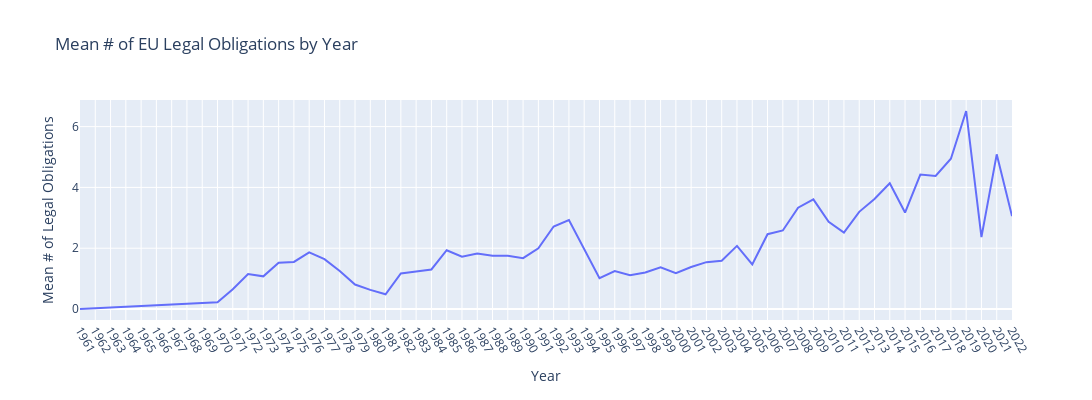

The notebook cell this image was saved under:
### Markdown cell above
plot and save graph which measures mean strictness over the years (regardless of other criteria):

### Code cell
plot_line_graph(avg_reg_count_by_year_noform, xcol="year", ycol="avg_reg_count", w=1200, h=400, labels={
                     "year": "Year",
                     "avg_reg_count": "Mean # of Legal Obligations"
                 }, title="Mean # of EU Legal Obligations by Year", filepath="generated-files/legal_obligations_by_year.png")

### Figure 1 — Plotly figure (JSON) as saved in the notebook; plotly's stock layout.template omitted (floating-point values rounded to 4 significant figures)
{"data": [{"hovertemplate": "Year=%{x}<br>Mean # of Legal Obligations=%{y}<extra></extra>", "legendgroup": "", "line": {"color": "#636efa", "dash": "solid"}, "marker": {"symbol": "circle"}, "mode": "lines", "name": "", "orientation": "v", "showlegend": false, "type": "scatter", "x": [1961, 1970, 1971, 1972, 1973, 1974, 1975, 1976, 1977, 1978, 1979, 1980, 1981, 1982, 1983, 1984, 1985, 1986, 1987, 1988, 1989, 1990, 1991, 1992, 1993, 1994, 1995, 1996, 1997, 1998, 1999, 2000, 2001, 2002, 2003, 2004, 2005, 2006, 2007, 2008, 2009, 2010, 2011, 2012, 2013, 2014, 2015, 2016, 2017, 2018, 2019, 2020, 2021, 2022], "xaxis": "x", "y": [0, 0.2245, 0.6494, 1.152, 1.074, 1.519, 1.548, 1.865, 1.639, 1.248, 0.8061, 0.6287, 0.4853, 1.17, 1.236, 1.301, 1.934, 1.718, 1.825, 1.753, 1.753, 1.671, 1.999, 2.713, 2.924, 1.953, 1.016, 1.245, 1.11, 1.2, 1.375, 1.176, 1.381, 1.541, 1.589, 2.077, 1.467, 2.461, 2.583, 3.332, 3.608, 2.865, 2.512, 3.197, 3.622, 4.139, 3.174, 4.421, 4.375, 4.945, 6.514, 2.365, 5.088, 3.055], "yaxis": "y"}], "layout": {"height": 400, "legend": {"tracegroupgap": 0}, "title": {"text": "Mean # of EU Legal Obligations by Year"}, "width": 1200, "xaxis": {"anchor": "y", "autorange": true, "domain": [0, 1], "range": [1961, 2022], "tickangle": 60, "tickmode": "linear", "title": {"text": "Year"}, "type": "linear"}, "yaxis": {"anchor": "x", "autorange": true, "domain": [0, 1], "range": [-0.3619, 6.876], "title": {"text": "Mean # of Legal Obligations"}, "type": "linear"}}}
